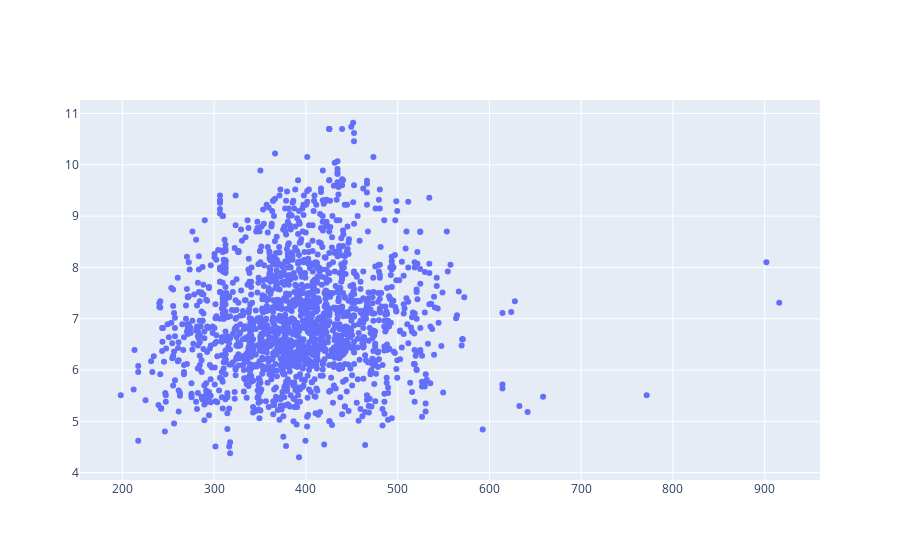

The notebook cell saved with this chart:
### Markdown cell above
### Plotly.go scatter

### Code cell
import plotly.graph_objects as go

data1 = go.Scatter(x=df['Molecular Weight'], 
                    y=df['pChEMBL Value'],
                    mode='markers',
                    # fill='Murcko_generic_SMILES'
                    )
go.Figure(data1)

### Figure 1 — Plotly figure (JSON) as saved in the notebook; plotly's stock layout.template omitted (floating-point values rounded to 4 significant figures; data arrays with more than 128 entries replaced by an {"elided": "..."} marker saying what was removed)
{"data": [{"mode": "markers", "type": "scatter", "x": {"elided": "1811 float values"}, "y": {"elided": "1811 float values"}}], "layout": {}}
